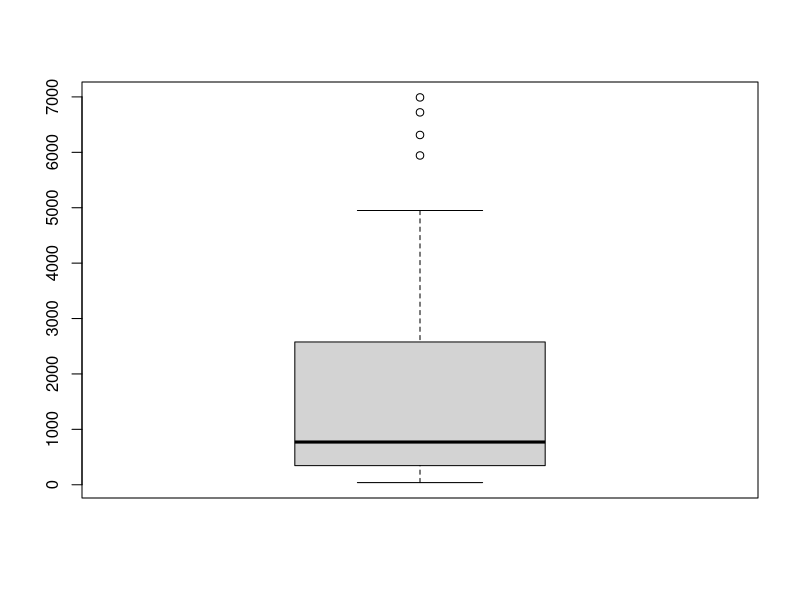
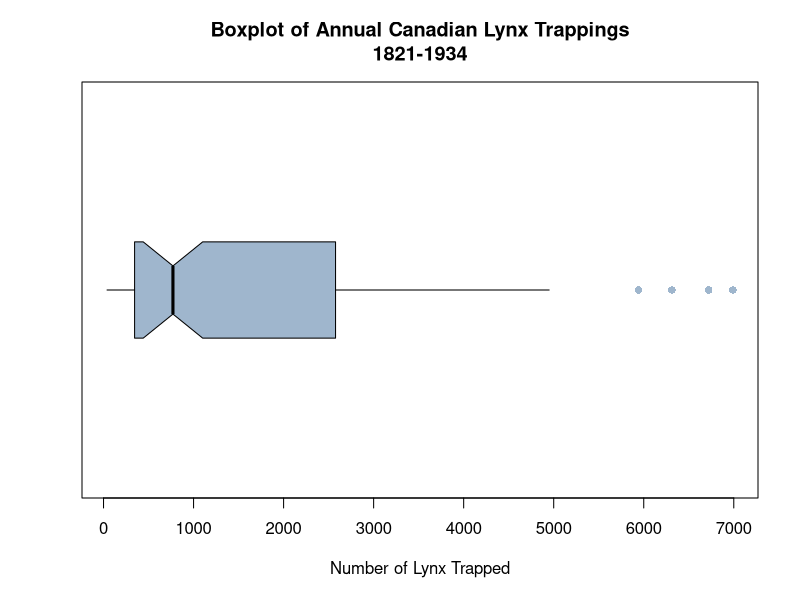

Here is the R script that generated these plots, in order:
#!/usr/bin/env Rscript
# Sample: sample_2_5.R
# LOAD DATA SET
# Load datasets package.
library("datasets")
# Annual Canadian Lynx trappings 1821-1934.
data(lynx)
# BOXPLOT WITH DEFAULTS
boxplot(lynx)
# BOXPLOT WITH OPTIONS
boxplot(lynx,
  horizontal = TRUE, # Draw boxplot horizontally.
  las = 1, # Make all labels horizontal.
  notch = TRUE, # Notches for CI for median.
  col = "slategray3", # Color for the central box.
  boxwex = 0.5, # Width of box as proportion of original.
  whisklty = 1, # Whisker line type; 1 = solid line
  staplelty = 0, # Staple (line at end) type; 0 = none
  outpch = 16, # Symbols for outliers; 16 = filled circle
  outcol = "slategray3", # Color for outliers.
  main = "Boxplot of Annual Canadian Lynx Trappings\n1821-1934",
  xlab = "Number of Lynx Trapped"
) # Label the x-axis.
# CLEAN UP
# Unloads data sets package.
detach("package:datasets", unload = TRUE)
# Removes all objects from workspace.
rm(list = ls())
